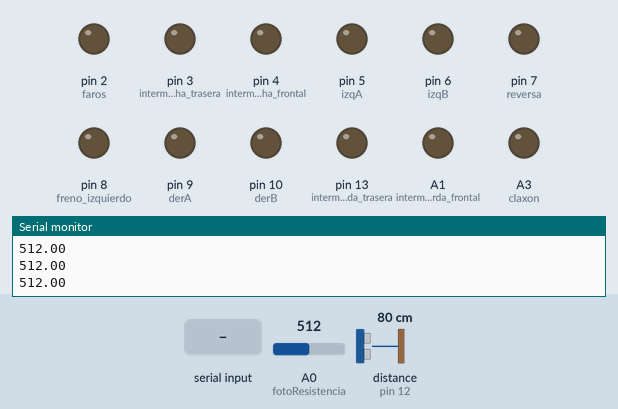
Simulated run of this sketch. Board: Arduino Uno, built with avr-gcc and run on an emulated ATmega328P. Parts: output pins drawn as LEDs (lit = HIGH), the last lines printed to the serial monitor. Dashed ring = blinking. Inputs (shaded band) come from the test bench; at power-on: A0 (fotoResistencia) = 512, distance to the obstacle (sensor on pin 12) 80 cm. The echo pulse lasts 58.3 µs per cm; pins used as bus, display or sensor lines are not drawn.

Above: at 1.2 s.
1.3 s: "c" received over the second serial link
At 1.7 s:
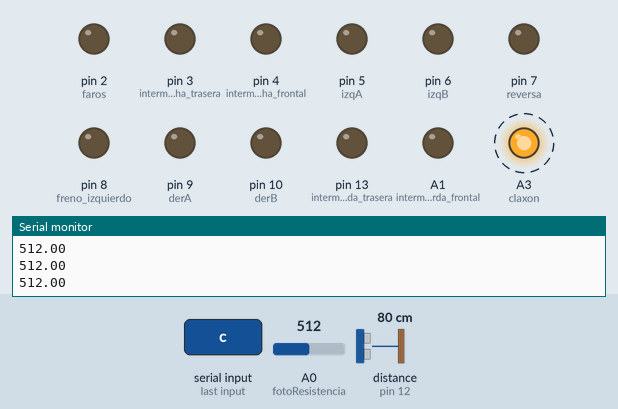
4.3 s: A0 (fotoResistencia) set to 0
At 5.3 s:
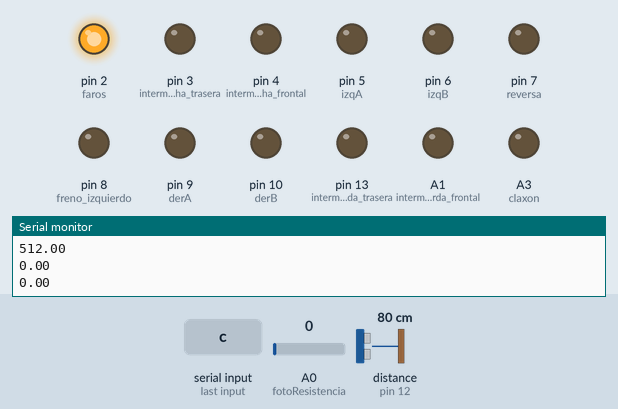
5.8 s: "a" received over the second serial link
At 6.7 s:
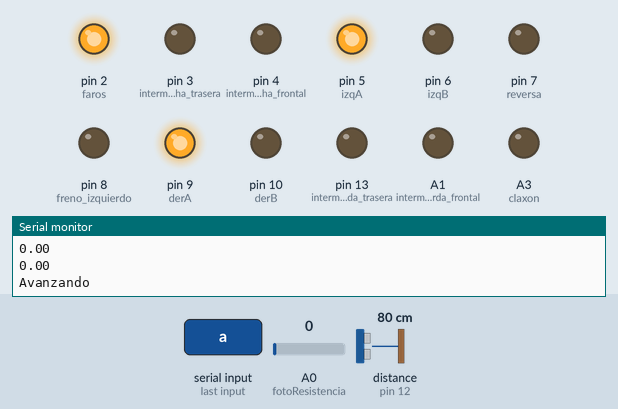
8.8 s: "r" received over the second serial link
At 9.3 s:
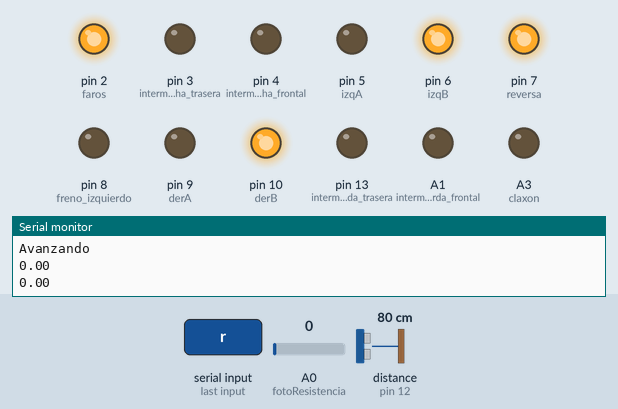
11.8 s: "d" received over the second serial link
At 12.6 s:
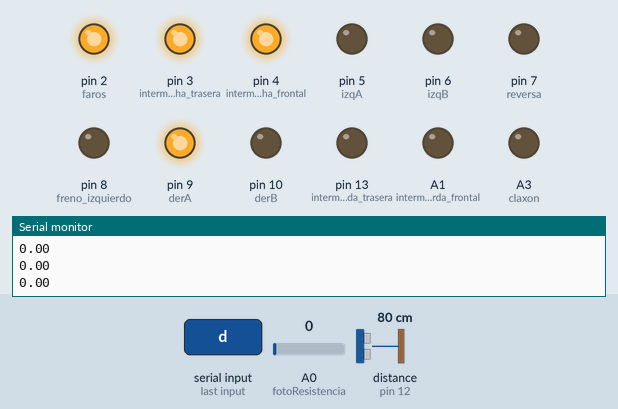
14.3 s: "s" received over the second serial link
At 14.8 s:
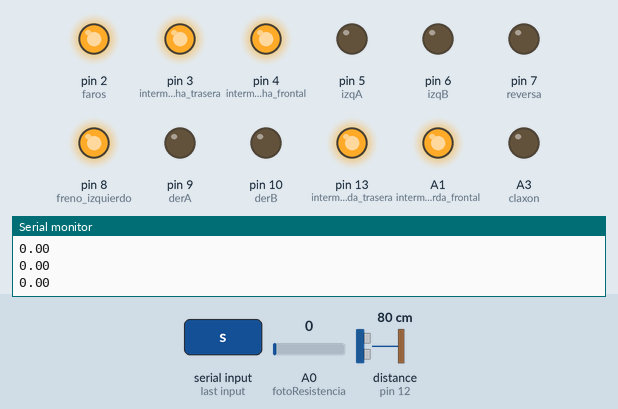
Timing chart, 0 to 17.8 s (numbered marks = the images above; inputs shaded):
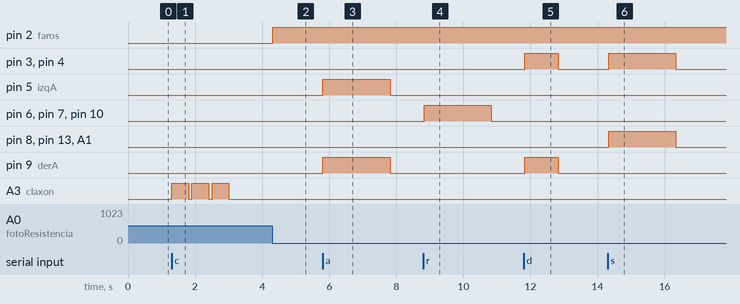

Measured:
- after the input at 1.3 s, A3 (claxon): alternates HIGH for 0.50 s and LOW for 0.10 s, 6 changes in all, then stays LOW, starting at once
- after the input at 4.3 s, pin 2 (faros): LOW → HIGH at once
- after the input at 5.8 s, pin 5 (izqA), pin 9 (derA): LOW → HIGH at once, → LOW 2.0 s later
- after the input at 8.8 s, pin 6 (izqB), pin 7 (reversa), pin 10 (derB): LOW → HIGH at once, → LOW 2.0 s later
- after the input at 11.8 s, pin 3 (intermitente_derecha_trasera), pin 4 (intermitente_derecha_frontal), pin 9 (derA): LOW → HIGH at once, → LOW 1.0 s later
- after the input at 14.3 s, pin 3 (intermitente_derecha_trasera), pin 4 (intermitente_derecha_frontal), pin 8 (freno_izquierdo), pin 13 (intermitente_izquierda_trasera), A1 (intermitente_izquierda_frontal): LOW → HIGH at once, → LOW 2.0 s later

The sketch:

carro.ino
```cpp
#include <SoftwareSerial.h>  // Incluimos la librería  SoftwareSerial
SoftwareSerial BT(A4, A5);
int faros = 2;
int intermitente_derecha_trasera = 3;
int intermitente_derecha_frontal = 4;
int intermitente_izquierda_trasera = 13;
int intermitente_izquierda_frontal = A1;
int reversa = 7;
int freno_izquierdo = 8;
int freno_derecho = A2;
int claxon = A3;
int Trigger = 11;
int Echo = 12;
float fotoResistencia = A0;
float cantidad_luz = 0;

int izqA = 5;
int izqB = 6;
int derA = 9;
int derB = 10;
int vel = 255;

void setup() {
  BT.begin(9600);
  Serial.begin(9600);
  pinMode(fotoResistencia, INPUT);
  pinMode(faros, OUTPUT);
  pinMode(intermitente_derecha_trasera, OUTPUT);
  pinMode(intermitente_derecha_frontal, OUTPUT);
  pinMode(intermitente_izquierda_trasera, OUTPUT);
  pinMode(intermitente_izquierda_frontal, OUTPUT);
  pinMode(reversa, OUTPUT);
  pinMode(freno_izquierdo, OUTPUT);
  pinMode(freno_derecho, OUTPUT);
  pinMode(claxon, OUTPUT);
  pinMode(Trigger, OUTPUT);
  pinMode(Echo, INPUT);
  digitalWrite(Trigger, LOW);
  pinMode(izqA, OUTPUT);
  pinMode(izqB, OUTPUT);
  pinMode(derA, OUTPUT);
  pinMode(derB, OUTPUT);
}

void loop() {
  apagar_faros();
  apagar_intermitente_izquierda();
  apagar_intermitente_derecha();
  apagar_reversa();
  apagar_rueda_derecha();
  apagar_rueda_izquierda();
  apagar_frenos();
  cantidad_luz = analogRead(fotoResistencia);
  encender_faros_automaticamente(cantidad_luz);

  if (BT.available()) {

    char dato = BT.read();

    if (dato == 'a') {
      avanzar();
      return;
    }

    if (dato == 'r') {
      encender_reversa();
      return;
    }

    if (dato == 'c') {
      encender_claxon();
      return;
    }

    if (dato == 'd') {
      encender_intermitente_derecha();
      girar_rueda_derecha();
      apagar_rueda_izquierda();
      delay(1000);
      return;
    }

    if (dato == 's') {
      encender_frenos();
      encender_intermitente_derecha();
      encender_intermitente_izquierda();
      delay(2000);
      return;
    }

    if (dato == 'n') {
      for (int a = 0; a < 4; a++) {
        encender_intermitente_derecha();
        encender_intermitente_izquierda();
        delay(500);
        apagar_intermitente_izquierda();
        apagar_intermitente_derecha();
        delay(200);
      }

      return;
    }

    if (dato == 'i') {
      encender_intermitente_izquierda();
      girar_rueda_izquierda();
      apagar_rueda_derecha();
      delay(1000);
      return;
    }

    if (dato == 'f' && cantidad_luz > 0) {
      encender_faros();
      delay(1000);
      return;
    }
  }

  if (Serial.available())  // Si llega un dato por el monitor serial se envía al puerto BT
  {
    BT.write(Serial.read());
  }
}

void distancia_objetos() {
  long t;
  long d;

  digitalWrite(Trigger, HIGH);
  delayMicroseconds(10);
  digitalWrite(Trigger, LOW);

  t = pulseIn(Echo, HIGH);
  d = t / 59;

  if (d <= 10) {
    encender_frenos();
    encender_intermitente_derecha();
    encender_intermitente_izquierda();
    delay(300);
    apagar_intermitente_derecha();
    apagar_intermitente_izquierda();
    delay(300);
  }
  delay(10);
}

void encender_faros_automaticamente(double cantidad_luz) {
  Serial.println(cantidad_luz);
  if (cantidad_luz == 0) {
    encender_faros();
    delay(500);
  } else {
    apagar_faros();
  }
}

void encender_claxon() {
  analogWrite(claxon, 255);
  delay(500);
  analogWrite(claxon, 0);
  delay(100);
  analogWrite(claxon, 255);
  delay(500);
  analogWrite(claxon, 0);
  delay(100);
  analogWrite(claxon, 255);
  delay(500);
  analogWrite(claxon, 0);
  delay(100);
}

void encender_faros() {
  digitalWrite(faros, HIGH);
}

void apagar_faros() {
  digitalWrite(faros, LOW);
}

void encender_intermitente_derecha() {
  digitalWrite(intermitente_derecha_trasera, HIGH);
  digitalWrite(intermitente_derecha_frontal, HIGH);
}

void apagar_intermitente_derecha() {
  digitalWrite(intermitente_derecha_trasera, LOW);
  digitalWrite(intermitente_derecha_frontal, LOW);
}

void encender_intermitente_izquierda() {
  digitalWrite(intermitente_izquierda_trasera, HIGH);
  analogWrite(intermitente_izquierda_frontal, 255);
}

void apagar_intermitente_izquierda() {
  digitalWrite(intermitente_izquierda_trasera, LOW);
  analogWrite(intermitente_izquierda_frontal, 0);
}

void encender_reversa() {
  digitalWrite(reversa, HIGH);
  analogWrite(izqB, vel);
  analogWrite(derB, vel);
  delay(2000);
}

void apagar_reversa() {
  digitalWrite(reversa, LOW);
  analogWrite(izqB, 0);
  analogWrite(derB, 0);
}

void encender_frenos() {
  digitalWrite(freno_izquierdo, HIGH);
  analogWrite(freno_derecho, 255);
}

void apagar_frenos() {
  digitalWrite(freno_izquierdo, LOW);
  analogWrite(freno_derecho, 0);
}


void avanzar() {
  Serial.println("Avanzando");
  girar_rueda_derecha();
  girar_rueda_izquierda();
  distancia_objetos();
  delay(2000);
}

void girar_rueda_izquierda() {
  analogWrite(izqA, vel);
}

void girar_rueda_derecha() {
  analogWrite(derA, vel);
}

void apagar_rueda_izquierda() {
  analogWrite(izqA, 0);
}

void apagar_rueda_derecha() {
  analogWrite(derA, 0);
}
```
